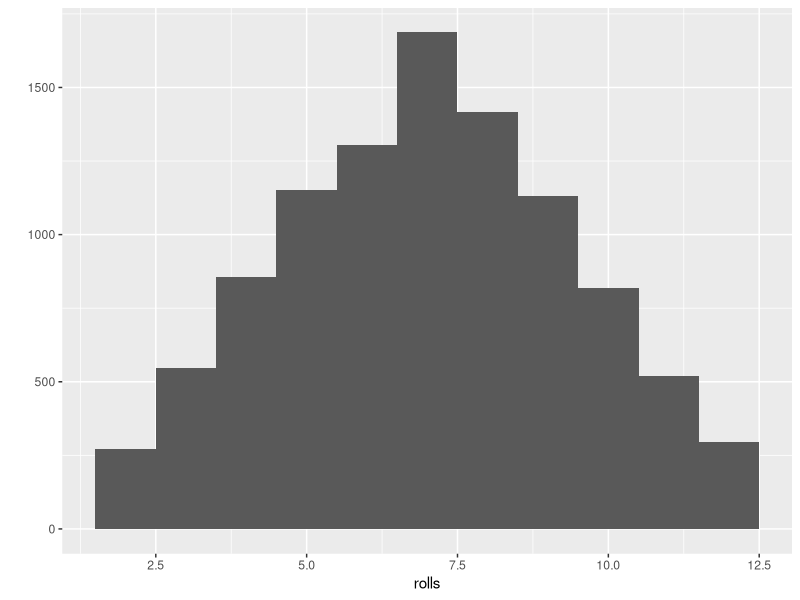
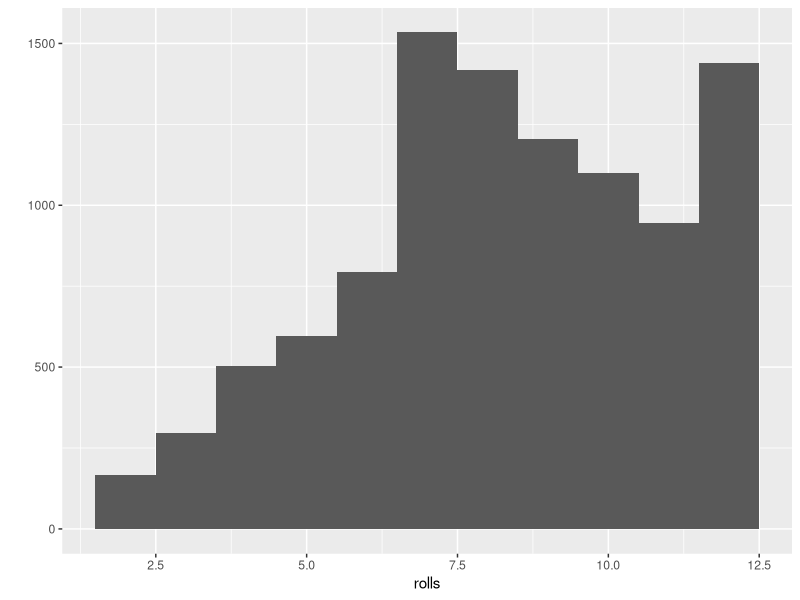

Generate these figures, in order, with R:
library(tidyverse)

# Chapter 2 

die <- 1:6
sample(die, size = 2, replace = TRUE)

roll <- function() {
  die <- 1:6
  dice <- sample(die, size = 2, replace = TRUE)
  sum(dice)
}

roll()

# Chapter 3

rolls <- replicate(10000, roll())

qplot(rolls, binwidth = 1) 

# weighted die

roll <- function() {
  die <- 1:6
  dice <- sample(die, size = 2, replace = TRUE, 
                 prob = c(1/8, 1/8, 1/8, 1/8, 1/8, 3/8))
  sum(dice)
}

rolls <- replicate(10000, roll())
qplot(rolls, binwidth = 1)

# Chapter 4